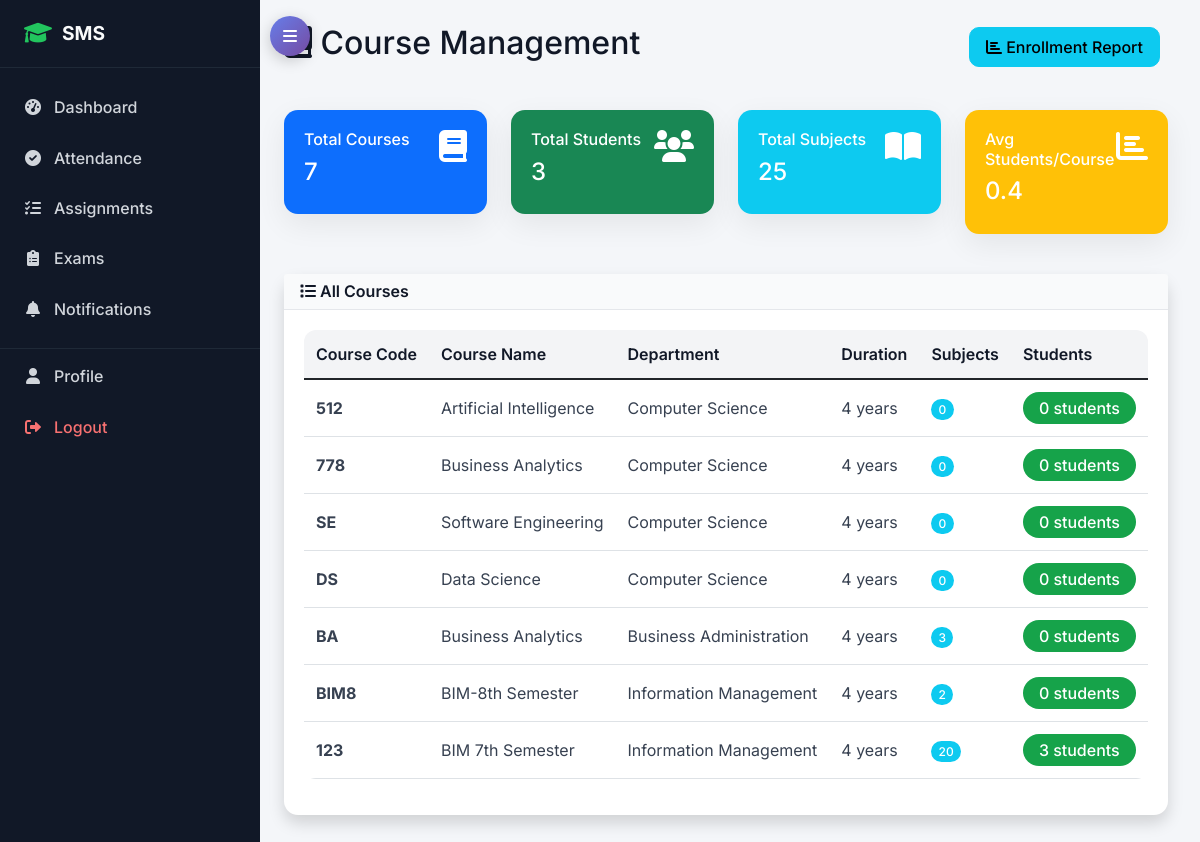
The page /academic/courses/ (signed in) on the database its author committed.
### academic/models.py (models this page shows, shortened)
class Course(models.Model):
    name = models.CharField(max_length=100)
    code = models.CharField(max_length=20, unique=True)
    department = models.ForeignKey(Department, on_delete=models.CASCADE)
    duration_years = models.PositiveIntegerField(default=4)
    description = models.TextField(blank=True)

class Department(models.Model):
    name = models.CharField(max_length=100, unique=True)
    code = models.CharField(max_length=10, unique=True)
    description = models.TextField(blank=True)
    head_of_department = models.ForeignKey(TeacherProfile, on_delete=models.SET_NULL, null=True, blank=True)
    created_at = models.DateTimeField(auto_now_add=True)

### academic/views.py (the view)
# urls.py: path('courses/', views.course_list, name='course_list'),
@login_required
def course_list(request):
    courses = Course.objects.select_related('department').annotate(
        subject_count=Count('subject'),
        student_count=Count('class__studentenrollment', filter=Q(class__studentenrollment__is_active=True), distinct=True)
    )
    total_courses = courses.count()
    total_students = sum(course.student_count for course in courses)
    total_subjects = sum(course.subject_count for course in courses)
    avg_students_per_course = round(total_students / total_courses, 1) if total_courses > 0 else 0
    context = {
        'courses': courses,
        'total_courses': total_courses,
        'total_students': total_students,
        'total_subjects': total_subjects,
        'avg_students_per_course': avg_students_per_course,
        'can_manage': request.user.user_type == 'admin'
    }
    return render(request, 'academic/course_list.html', context)

### templates/academic/course_list.html (shortened to what this page needs)
{% extends 'base.html' %}
{% block content %}
<div class="row">
    <div class="col-12">
        <div class="d-flex justify-content-between align-items-center mb-4">
            <h2><i class="fas fa-book"></i> Course Management</h2>
            <div>
                <a href="{% url 'academic:student_enrollment_report' %}" class="btn btn-info me-2">
                    <i class="fas fa-chart-bar"></i> Enrollment Report
                </a>
            </div>
        </div>
    </div>
</div>
{% if courses %}
<div class="row mb-4">
    <div class="col-md-3">
        <div class="card bg-primary text-white">
            <div class="card-body">
                <div class="d-flex justify-content-between">
                    <div>
                        <h6>Total Courses</h6>
                        <h4>{{ total_courses }}</h4>
                    </div>
                    <i class="fas fa-book fa-2x"></i>
                </div>
            </div>
        </div>
    </div>
    <div class="col-md-3">
        <div class="card bg-success text-white">
            <div class="card-body">
                <div class="d-flex justify-content-between">
                    <div>
                        <h6>Total Students</h6>
                        <h4>{{ total_students }}</h4>
                    </div>
                    <i class="fas fa-users fa-2x"></i>
                </div>
            </div>
        </div>
    </div>
    <div class="col-md-3">
        <div class="card bg-info text-white">
            <div class="card-body">
                <div class="d-flex justify-content-between">
                    <div>
                        <h6>Total Subjects</h6>
                        <h4>{{ total_subjects }}</h4>
                    </div>
                    <i class="fas fa-book-open fa-2x"></i>
                </div>
            </div>
        </div>
    </div>
    <div class="col-md-3">
        <div class="card bg-warning text-white">
            <div class="card-body">
                <div class="d-flex justify-content-between">
                    <div>
                        <h6>Avg Students/Course</h6>
                        <h4>{{ avg_students_per_course }}</h4>
                    </div>
                    <i class="fas fa-chart-bar fa-2x"></i>
                </div>
            </div>
        </div>
    </div>
</div>
{% endif %}
<div class="row">
    <div class="col-12">
        <div class="card shadow">
            <div class="card-header bg-primary text-white">
                <h6 class="m-0"><i class="fas fa-list"></i> All Courses</h6>
            </div>
            <div class="card-body">
                {% if courses %}
                <div class="table-responsive">
                    <table class="table table-hover">
                        <thead>
                            <tr>
                                <th>Course Code</th>
                                <th>Course Name</th>
                                <th>Department</th>
                                <th>Duration</th>
                                <th>Subjects</th>
                                <th>Students</th>
                            </tr>
                        </thead>
                        <tbody>
                            {% for course in courses %}
                            <tr>
                                <td><strong>{{ course.code }}</strong></td>
                                <td>{{ course.name }}</td>
                                <td>{{ course.department.name }}</td>
                                <td>{{ course.duration_years }} years</td>
                                <td>
                                    <span class="badge bg-info">{{ course.subject_count }}</span>
                                </td>
                                <td>
                                    <span class="badge bg-success fs-6 px-3 py-2">{{ course.student_count }} students</span>
                                </td>
                            </tr>
                            {% endfor %}
                        </tbody>
                    </table>
                </div>
                {% endif %}
            </div>
        </div>
    </div>
</div>
{% endblock %}

### static/css/style.css (style rules this page uses)
:root { --primary-color: #0d6efd; --primary-dark: #0b5ed7; --bg-light: #f4f6f9; --text-dark: #212529; --text-muted: #6c757d; --card-radius: 12px; --transition: all 0.25s ease-in-out; }
body { font-family: 'Inter', sans-serif; background-color: var(--bg-light); color: var(--text-dark); min-height: 100vh; }
.card { border: none; border-radius: var(--card-radius); box-shadow: 0 8px 24px rgba(0, 0, 0, 0.08); transition: var(--transition); }
.card-header { background-color: #fff; border-bottom: 1px solid #e9ecef; font-weight: 600; }
.btn { border-radius: 10px; font-weight: 500; padding: 0.45rem 1rem; transition: var(--transition); }
.table { background-color: #fff; border-radius: 12px; overflow: hidden; }
.table thead { background-color: #f1f3f5; }
.table th { font-weight: 600; color: var(--text-dark); }
.table td, .table th { vertical-align: middle; padding: 0.75rem; }
:root { --bg-light: #f4f6f9; --text-dark: #111827; --text-muted: #6b7280; --accent: #22c55e; }
.card { border-radius: 14px; border: none; background-color: #ffffff; box-shadow: 0 10px 30px rgba(0,0,0,0.07); }
.card-header { background-color: #f9fafb !important; border-bottom: 1px solid #e5e7eb; font-weight: 600; color: var(--text-dark) !important; }
.card-header h6 { margin: 0; font-weight: 600; }
.card-body { padding: 1.25rem; }
.card-header.bg-primary, .card-header.bg-success, .card-header.bg-info, .card-header.bg-warning, .card-header.bg-secondary { background-color: #f9fafb !important; color: var(--text-dark) !important; }
.badge { border-radius: 999px; padding: 0.35em 0.6em; font-weight: 500; font-size: 0.75rem; }
.badge.bg-success { background-color: #16a34a !important; }
.btn { border-radius: 10px; font-weight: 500; }
.table { background-color: #ffffff; border-radius: 12px; overflow: hidden; }
.table thead { background-color: #f3f4f6; }
.table th { font-weight: 600; color: var(--text-dark); border-bottom: none; }
.table td { vertical-align: middle; color: #374151; }
.row > [class^="col"] { margin-bottom: 1rem; }

### rows shown on the page
Course: code "512", name "Artificial Intelligence", department.name "Computer Science", duration_years "4", subject_count "0", student_count "0"
Course: code "778", name "Business Analytics", department.name "Computer Science", duration_years "4", subject_count "0", student_count "0"
Course: code "SE", name "Software Engineering", department.name "Computer Science", duration_years "4", subject_count "0", student_count "0"
Course: code "DS", name "Data Science", department.name "Computer Science", duration_years "4", subject_count "0", student_count "0"
Course: code "BA", name "Business Analytics", department.name "Business Administration", duration_years "4", subject_count "3", student_count "0"
Course: code "BIM8", name "BIM-8th Semester", department.name "Information Management", duration_years "4", subject_count "2", student_count "0"
Course: code "123", name "BIM 7th Semester", department.name "Information Management", duration_years "4", subject_count "20", student_count "3"

### other values the page prints
{{ total_courses }} "7"
{{ total_students }} "3"
{{ total_subjects }} "25"
{{ avg_students_per_course }} "0.4"
